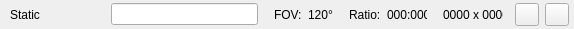
<?xml version="1.0" encoding="UTF-8"?>
<ui version="4.0">
 <class>ViewportTitleDlg</class>
 <widget class="QWidget" name="ViewportTitleDlg">
  <property name="geometry">
   <rect>
    <x>0</x>
    <y>0</y>
    <width>574</width>
    <height>29</height>
   </rect>
  </property>
  <property name="sizePolicy">
   <sizepolicy hsizetype="Preferred" vsizetype="Fixed">
    <horstretch>0</horstretch>
    <verstretch>0</verstretch>
   </sizepolicy>
  </property>
  <property name="minimumSize">
   <size>
    <width>0</width>
    <height>29</height>
   </size>
  </property>
  <property name="maximumSize">
   <size>
    <width>16777215</width>
    <height>29</height>
   </size>
  </property>
  <layout class="QHBoxLayout" name="horizontalLayout" stretch="1,2,0,0,0,0,0,0,0,0,0,0,0,0">
   <property name="leftMargin">
    <number>10</number>
   </property>
   <property name="topMargin">
    <number>0</number>
   </property>
   <property name="rightMargin">
    <number>0</number>
   </property>
   <property name="bottomMargin">
    <number>0</number>
   </property>
   <item>
    <widget class="QLabel" name="m_titleBtn">
     <property name="text">
      <string>Static</string>
     </property>
    </widget>
   </item>
   <item>
    <widget class="AzQtComponents::SearchLineEdit" name="m_viewportSearch">
     <property name="sizePolicy">
      <sizepolicy hsizetype="Fixed" vsizetype="Fixed">
       <horstretch>0</horstretch>
       <verstretch>0</verstretch>
      </sizepolicy>
     </property>
     <property name="minimumSize">
      <size>
       <width>147</width>
       <height>22</height>
      </size>
     </property>
     <property name="maximumSize">
      <size>
       <width>147</width>
       <height>22</height>
      </size>
     </property>
    </widget>
   </item>
   <item>
    <spacer name="horizontalSpacer">
     <property name="orientation">
      <enum>Qt::Horizontal</enum>
     </property>
     <property name="sizeType">
      <enum>QSizePolicy::Fixed</enum>
     </property>
     <property name="sizeHint" stdset="0">
      <size>
       <width>10</width>
       <height>20</height>
      </size>
     </property>
    </spacer>
   </item>
   <item>
    <widget class="QLabel" name="label">
     <property name="text">
      <string>FOV:</string>
     </property>
    </widget>
   </item>
   <item>
    <widget class="QLabel" name="m_fovStaticCtrl">
     <property name="sizePolicy">
      <sizepolicy hsizetype="Fixed" vsizetype="Preferred">
       <horstretch>0</horstretch>
       <verstretch>0</verstretch>
      </sizepolicy>
     </property>
     <property name="text">
      <string>120°</string>
     </property>
    </widget>
   </item>
   <item>
    <spacer name="horizontalSpacer_2">
     <property name="orientation">
      <enum>Qt::Horizontal</enum>
     </property>
     <property name="sizeType">
      <enum>QSizePolicy::Fixed</enum>
     </property>
     <property name="sizeHint" stdset="0">
      <size>
       <width>10</width>
       <height>20</height>
      </size>
     </property>
    </spacer>
   </item>
   <item>
    <widget class="QLabel" name="label_2">
     <property name="text">
      <string>Ratio:</string>
     </property>
    </widget>
   </item>
   <item>
    <widget class="QLabel" name="m_ratioStaticCtrl">
     <property name="sizePolicy">
      <sizepolicy hsizetype="Fixed" vsizetype="Preferred">
       <horstretch>0</horstretch>
       <verstretch>0</verstretch>
      </sizepolicy>
     </property>
     <property name="minimumSize">
      <size>
       <width>40</width>
       <height>0</height>
      </size>
     </property>
     <property name="maximumSize">
      <size>
       <width>40</width>
       <height>16777215</height>
      </size>
     </property>
     <property name="text">
      <string>000:000</string>
     </property>
    </widget>
   </item>
   <item>
    <spacer name="horizontalSpacer_3">
     <property name="orientation">
      <enum>Qt::Horizontal</enum>
     </property>
     <property name="sizeType">
      <enum>QSizePolicy::Fixed</enum>
     </property>
     <property name="sizeHint" stdset="0">
      <size>
       <width>10</width>
       <height>20</height>
      </size>
     </property>
    </spacer>
   </item>
   <item>
    <widget class="QLabel" name="m_sizeStaticCtrl">
     <property name="sizePolicy">
      <sizepolicy hsizetype="Fixed" vsizetype="Preferred">
       <horstretch>0</horstretch>
       <verstretch>0</verstretch>
      </sizepolicy>
     </property>
     <property name="minimumSize">
      <size>
       <width>60</width>
       <height>0</height>
      </size>
     </property>
     <property name="maximumSize">
      <size>
       <width>60</width>
       <height>16777215</height>
      </size>
     </property>
     <property name="text">
      <string>0000 x 0000</string>
     </property>
    </widget>
   </item>
   <item>
    <widget class="AzQtComponents::ButtonDivider" name="divider1" native="true"/>
   </item>
   <item>
    <widget class="QToolButton" name="m_toggleDisplayInfoBtn">
     <property name="toolTip">
      <string>Toggle display info</string>
     </property>
     <property name="icon">
      <iconset>
       <normaloff>:/stylesheet/img/16x16/info.png</normaloff>:/stylesheet/img/16x16/info.png</iconset>
     </property>
     <property name="checkable">
      <bool>true</bool>
     </property>
    </widget>
   </item>
   <item>
    <widget class="QToolButton" name="m_toggleHelpersBtn">
     <property name="toolTip">
      <string>Toggle display helpers</string>
     </property>
     <property name="icon">
      <iconset>
       <normaloff>:/stylesheet/img/16x16/Helpers.png</normaloff>:/stylesheet/img/16x16/Helpers.png</iconset>
     </property>
     <property name="checkable">
      <bool>true</bool>
     </property>
    </widget>
   </item>
   <item>
    <spacer name="rightSpacer">
     <property name="orientation">
      <enum>Qt::Horizontal</enum>
     </property>
     <property name="sizeType">
      <enum>QSizePolicy::Fixed</enum>
     </property>
     <property name="sizeHint" stdset="0">
      <size>
       <width>5</width>
       <height>5</height>
      </size>
     </property>
    </spacer>
   </item>
  </layout>
 </widget>
 <customwidgets>
  <customwidget>
   <class>AzQtComponents::SearchLineEdit</class>
   <extends>QLineEdit</extends>
   <header>AzQtComponents/Components/SearchLineEdit.h</header>
  </customwidget>
  <customwidget>
   <class>AzQtComponents::ButtonDivider</class>
   <extends>QWidget</extends>
   <header>AzQtComponents/Components/ButtonDivider.h</header>
   <container>1</container>
  </customwidget>
 </customwidgets>
 <resources/>
 <connections/>
</ui>
